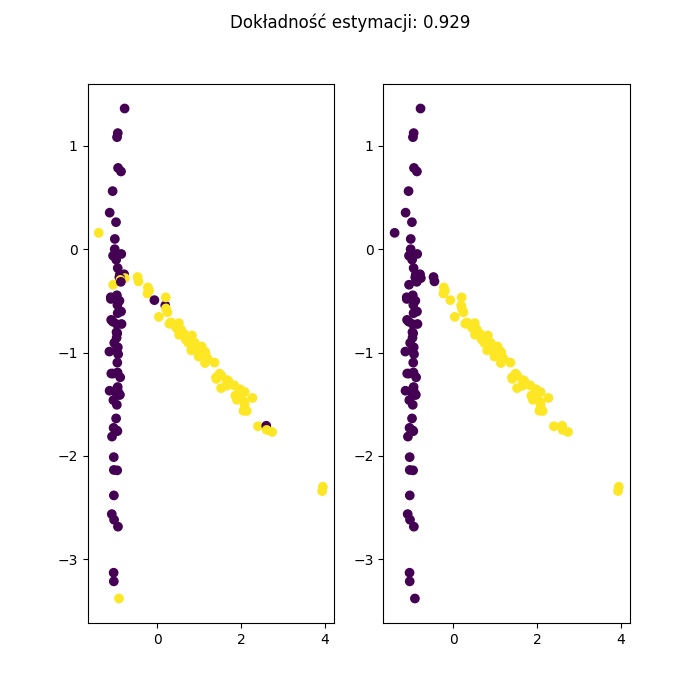

This figure's Python source:
#zad 2
import numpy as np
from sklearn.naive_bayes import GaussianNB
from sklearn.datasets import make_classification
from sklearn.model_selection import train_test_split
import matplotlib.pyplot as plt
from sklearn.metrics import accuracy_score

X, y = make_classification(n_samples=700, n_features=2, n_redundant=0, n_clusters_per_class=1, flip_y=0.08, random_state=1410)


GNB = GaussianNB()


X_train, X_test, y_train, y_test = train_test_split(X, y, test_size=0.2, random_state=1410)



metric = accuracy_score

GNB.fit(X_train, y_train)
y_pred=GNB.predict_proba(X_test)

y_pred = np.argmax(y_pred, axis=1)

score = metric(y_test, y_pred)

fig, ax = plt.subplots(1, 2, figsize=(7, 7))

plt.suptitle(f"Dokładność estymacji: {np.round(score, 3)}")

ax[0].scatter(X_test[:,0],X_test[:,1],c=y_test)
ax[1].scatter(X_test[:,0],X_test[:,1],c=y_pred)

plt.savefig("zad2")